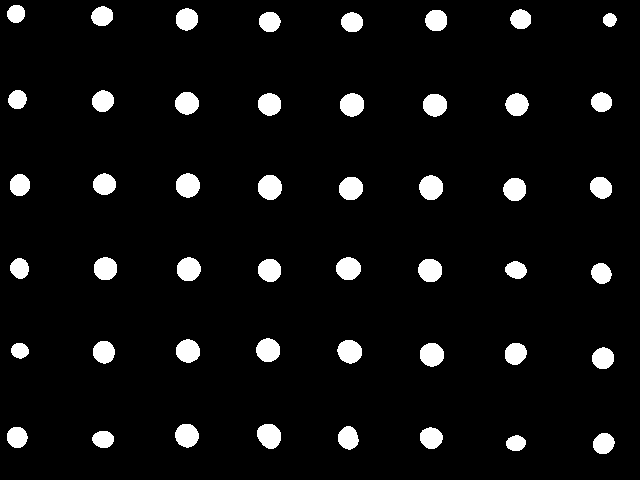
#> input picture ref_marker.png, 640 x 480 px
$ python -i utils.py   (imports and definitions only)
#> lines starting #> are read from the running program, lines starting #| are printed output that depends on the picture; after the words box and inside, x2 and y2 are one past the last pixel; in counts of white or black regions, pixels touching at a corner belong together
#> further down, picture is the input picture: shape (480, 640, 3); 6% white; 48 white regions, largest, box (x1, y1, x2, y2) and area: (258, 175, 282, 200) 476, (419, 175, 443, 200) 469, (257, 424, 281, 449) 469
import os
import shutil
import cv2
import numpy as np
from skimage import measure


def refresh_dir(dirname:str):
    if os.path.isdir(dirname):
        shutil.rmtree(dirname)
    os.makedirs(dirname)

def find_marker(frame,
        morphop_kernel=cv2.getStructuringElement(cv2.MORPH_ELLIPSE, (5,5)),
        morphclose_kernel=cv2.getStructuringElement(cv2.MORPH_ELLIPSE, (5,5)),
        dilate_kernel=cv2.getStructuringElement(cv2.MORPH_ELLIPSE, (5,5)),
        mask_range=(150, 255), min_value:int=70,
        morphop_iter=1, morphclose_iter=2, dilate_iter=1):
    """find markers in the tactile iamge

    Args:
        frame (np.ndarray): input image (can be RGB or grayscale)
        morphop_kernel (cv.MatLike, optional): kernel of MORPH_OPEN. Defaults to cv2.getStructuringElement(cv2.MORPH_ELLIPSE, (5,5)).
        morphclose_kernel (cv.MatLike, optional): kernel of MORPH_CLOSE. Defaults to cv2.getStructuringElement(cv2.MORPH_ELLIPSE, (5,5)).
        dilate_kernel (cv.MatLike, optional): kernel of dilation. Defaults to cv2.getStructuringElement(cv2.MORPH_ELLIPSE, (5,5)).
        mask_range (tuple, optional): range of mask segementation. Defaults to (150, 255).
        min_value (int, optional): minimum value to segement marker from HSV (V-chan). Defaults to 70.
        morphop_iter (int, optional): iteration of MORPH_OPEN operation. Defaults to 1.
        morphclose_iter (int, optional): iteration of MORPH_CLOSE operation. Defaults to 2.
        dilate_iter (int, optional): iteration of DILATION operation. Defaults to 1.

    Returns:
        np.ndarray: final mask (0, 255) np.unint8
    """
#> called with morphop_kernel = array of shape (5, 5), morphclose_kernel = array of shape (5, 5), dilate_kernel = array of shape (5, 5), mask_range = (150, 255), min_value = 70, morphop_iter = 1, morphclose_iter = 2, dilate_iter = 1
    gray = cv2.cvtColor(frame, cv2.COLOR_RGB2GRAY) ### use only the green channel
    value = cv2.cvtColor(frame, cv2.COLOR_RGB2HSV)[...,-1]
    # img_sblur = cv2.GaussianBlur(gray,(3,3),5)
    img_lblur = cv2.GaussianBlur(gray, (15,15),5)
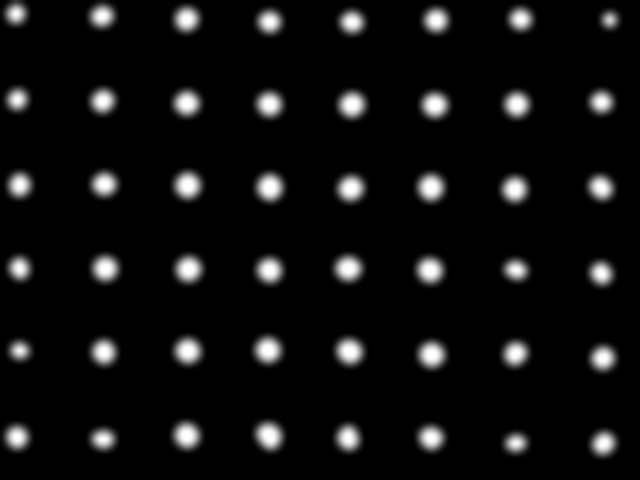
#> img_lblur: shape (480, 640); min 0, max 255, mean 15.2
    im_blur_sub = img_lblur - gray + 128
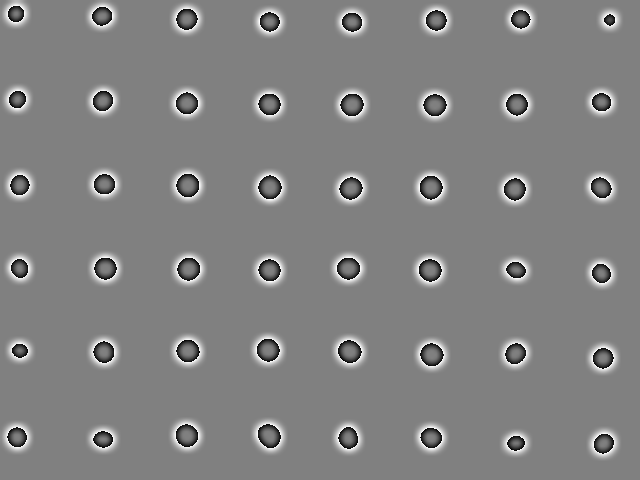
#> im_blur_sub: shape (480, 640); min 0, max 255, mean 130
    blur_mask = np.logical_and(im_blur_sub >= mask_range[0], im_blur_sub <= mask_range[1])
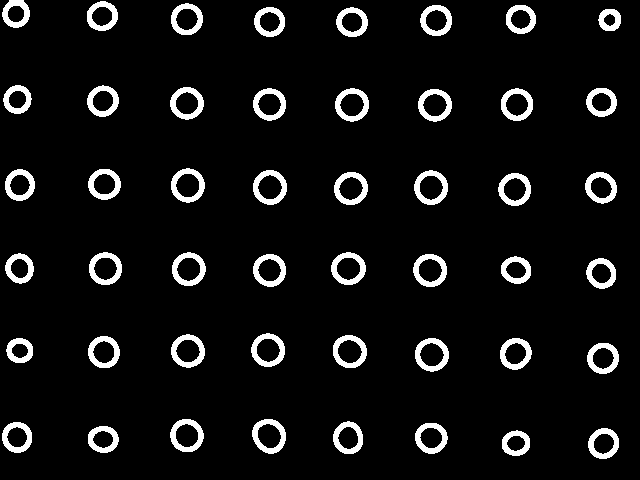
#> blur_mask: shape (480, 640) bool; 7.2% white; 48 white regions, largest, box (x1, y1, x2, y2) and area: (253, 170, 287, 205) 511, (252, 419, 286, 454) 506, (414, 170, 448, 205) 505
    value_mask = value < min_value
    mask = np.logical_or(blur_mask, value_mask)
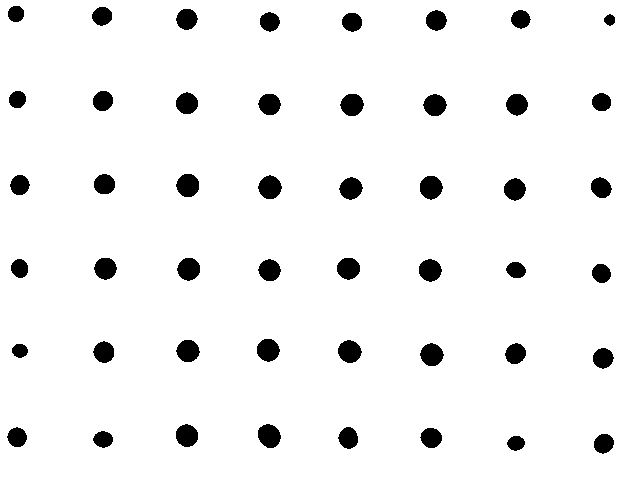
#> mask: shape (480, 640) bool; 94.8% white; 48 black regions, largest, box (x1, y1, x2, y2) and area: (258, 175, 282, 199) 422, (258, 424, 281, 448) 420, (420, 176, 443, 200) 419
    mask255 = np.array(255 * mask,dtype=np.uint8)
    mask255_op = cv2.morphologyEx(mask255, cv2.MORPH_OPEN, morphop_kernel, iterations=morphop_iter)
    if dilate_iter > 0:
        dilate_mask = cv2.dilate(mask255_op, dilate_kernel, iterations=dilate_iter)
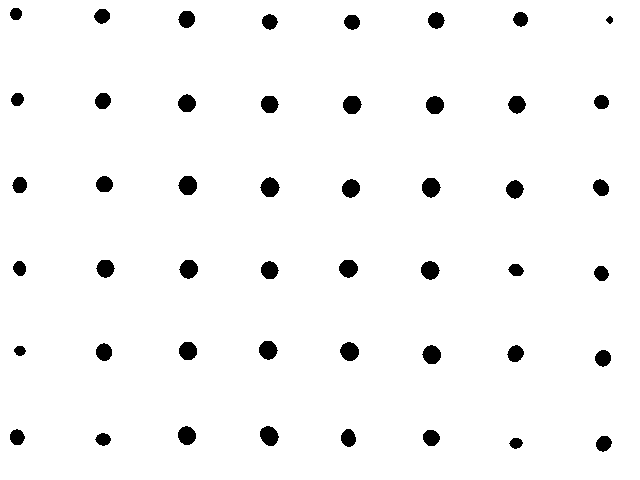
#> dilate_mask: shape (480, 640); 96.7% white; 48 black regions, largest, box (x1, y1, x2, y2) and area: (260, 177, 280, 197) 282, (422, 178, 441, 198) 281, (260, 426, 279, 446) 281
    else:
        dilate_mask = mask255_op
    morph_close = cv2.morphologyEx(dilate_mask, cv2.MORPH_CLOSE, morphclose_kernel, iterations=morphclose_iter)
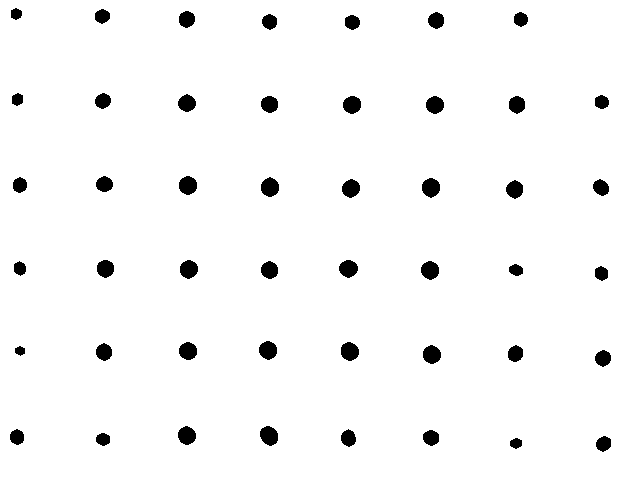
#> morph_close: shape (480, 640); 96.9% white; 47 black regions, largest, box (x1, y1, x2, y2) and area: (260, 426, 278, 446) 273, (261, 177, 279, 197) 272, (422, 178, 440, 198) 272
    return morph_close

def find_marker_props(marker_img:np.ndarray):
    label_img = measure.label(marker_img)
    props = measure.regionprops(label_img)
    return props

def find_marker_centers(marker_img:np.ndarray):
    label_img = measure.label(marker_img)
    props = measure.regionprops(label_img)
    return [[prop.centroid[1], prop.centroid[0]] for prop in props]

def plot_marker_center(img:np.ndarray, centers:np.ndarray):
    if img.ndim == 2:
        out = cv2.cvtColor(img, cv2.COLOR_GRAY2RGB)
    else:
        out = np.copy(img)
    for pt in centers:
        cv2.circle(out, (int(pt[0]), int(pt[1])), 3, (0, 255, 0), thickness=-1)
    return out

def plot_marker_displacement(img:np.ndarray, st_points:np.ndarray, end_points:np.ndarray, pt_color=(0,255,0), arrow_corlor=(255,0,0)):
    out_img = np.ascontiguousarray(img).copy()
    for st_pt, end_pt in zip(st_points, end_points):
        cv2.circle(out_img, (int(st_pt[0]), int(st_pt[1])), 3, pt_color, thickness=-1)
        cv2.arrowedLine(out_img, (int(st_pt[0]), int(st_pt[1])), (int(end_pt[0]), int(end_pt[1])), arrow_corlor, thickness=1, line_type=cv2.LINE_AA, tipLength=1)
    return out_img

def plot_marker_displacement2(img:np.ndarray, mask:np.ndarray, shift:np.ndarray, pt_color=(0,255,0), arrow_corlor=(255,0,0)):
    out_img = np.ascontiguousarray(img).copy() # image need to be contiguous
    ylist, xlist = np.nonzero(mask)
    for x, y in zip(xlist, ylist):
        dx, dy = shift[y, x]
        cv2.circle(out_img, (int(x), int(y)), 3, pt_color, thickness=-1)
        cv2.arrowedLine(out_img, (int(x), int(y)), (int(x + dx), int(y + dy)), arrow_corlor, thickness=1, line_type=cv2.LINE_AA, tipLength=1)
    return out_img

def plot_marker_delta(img:np.ndarray, end_points:np.ndarray, delta_vecs:np.ndarray, pt_color=(0, 255, 0), arrow_color=(255,0,0), scale:float=3.0):
    out_img = np.ascontiguousarray(img).copy()
    for end_pt, delta in zip(end_points, delta_vecs):
        cv2.circle(out_img, (int(end_pt[0]), int(end_pt[1])), 3, pt_color, thickness=-1)
        cv2.arrowedLine(out_img, (int(end_pt[0]), int(end_pt[1])), (int(end_pt[0] + delta[0]*scale), int(end_pt[1] + delta[1]*scale)), arrow_color, thickness=2, line_type=cv2.LINE_AA, tipLength=0.2)
    return out_img

>>> import cv2
>>> picture = cv2.cvtColor(cv2.imread('ref_marker.png'), cv2.COLOR_BGR2RGB)
>>> result = find_marker(picture)
